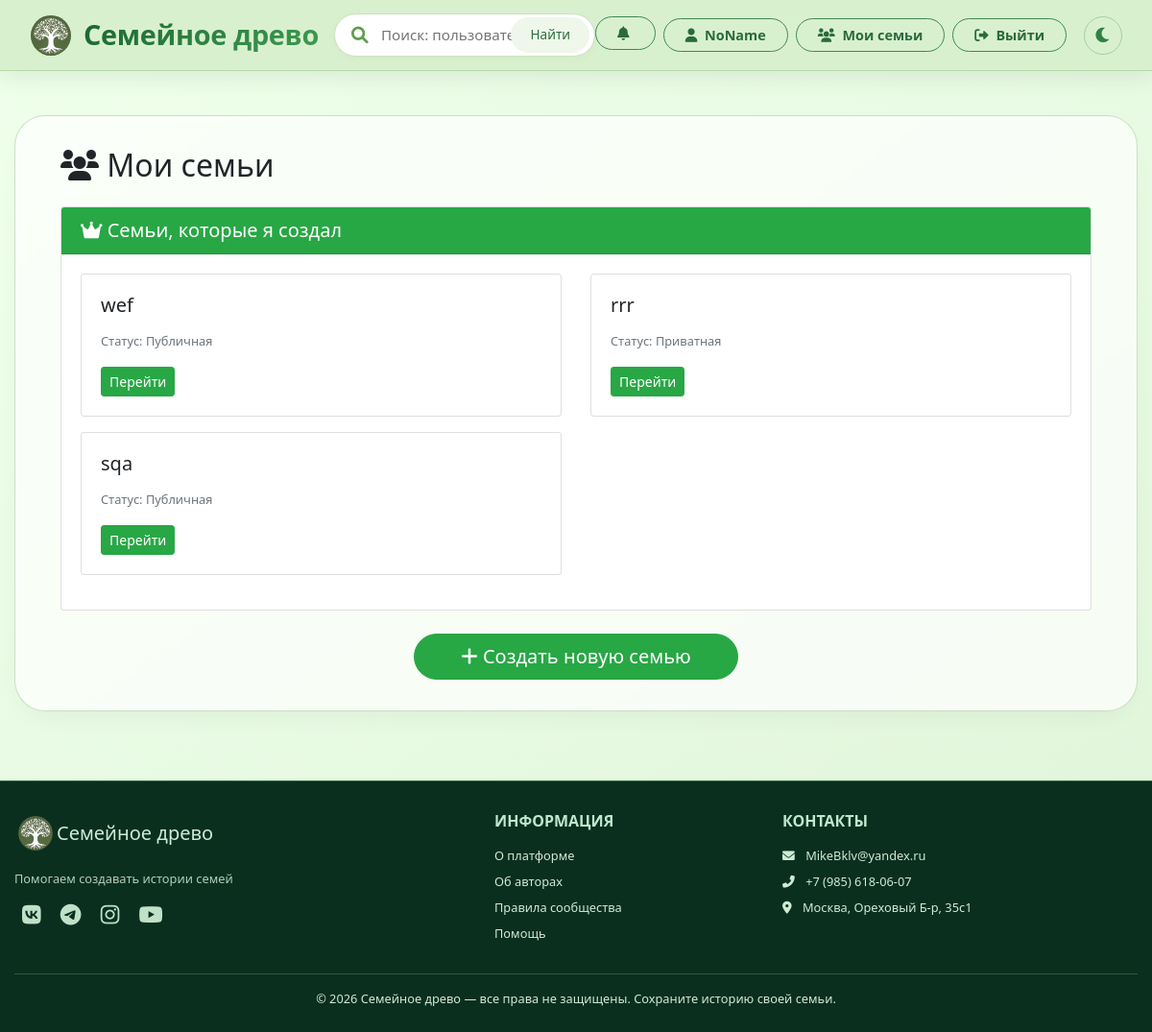
Page /my_families (signed in) on the committed database.
### data/users.py (models this page shows, shortened)
class User(SqlAlchemyBase, UserMixin):
    __tablename__ = 'users'
    id = sqlalchemy.Column(sqlalchemy.Integer,
                           primary_key=True, autoincrement=True)
    name = sqlalchemy.Column(sqlalchemy.String, nullable=True, unique=True)
    email = sqlalchemy.Column(sqlalchemy.String,
                              index=True, unique=True, nullable=True)
    hashed_password = sqlalchemy.Column(sqlalchemy.String, nullable=True)
    created_date = sqlalchemy.Column(sqlalchemy.DateTime,
                                     default=datetime.datetime.now)
    is_admin = sqlalchemy.Column(sqlalchemy.Boolean, default=False, nullable=False)
    avatar = sqlalchemy.Column(sqlalchemy.String, nullable=True)

### data/families.py (models this page shows, shortened)
class Family(SqlAlchemyBase):
    __tablename__ = 'families'
    id = sqlalchemy.Column(sqlalchemy.Integer,
                           primary_key=True, autoincrement=True)
    family_name = sqlalchemy.Column(sqlalchemy.String, nullable=True)
    status = sqlalchemy.Column(sqlalchemy.Boolean, nullable=True)
    creator = sqlalchemy.Column(sqlalchemy.String, nullable=True)  # ID создателя
    editors = sqlalchemy.Column(sqlalchemy.String, nullable=True)  # JSON список редакторов
    members = sqlalchemy.Column(sqlalchemy.String, nullable=True)  # JSON список участников (все)
    persons = sqlalchemy.Column(sqlalchemy.String, nullable=True)
    data = sqlalchemy.Column(sqlalchemy.JSON, nullable=True)
    created_date = sqlalchemy.Column(sqlalchemy.DateTime,
                                     default=datetime.datetime.now)

### main.py (the view)
@app.route('/my_families')
@login_required
def my_families():
    db_sess = db_session.create_session()
    try:
        created_families = db_sess.query(Family).filter(
            Family.creator == str(current_user.id)
        ).all()
        all_families = db_sess.query(Family).all()
        member_families = []
        for family in all_families:
            members = json.loads(family.members) if family.members else []
            if str(current_user.id) in members and family.creator != str(current_user.id):
                member_families.append(family)
        return render_template('my_families.html',
                               created_families=created_families,
                               member_families=member_families)
    finally:
        db_sess.close()

### data/db_session.py (called while the page is built)
def create_session() -> Session:
    global __factory
    if not __factory:
        raise Exception("Вы должны вызвать global_init() перед созданием сессии")
    return __factory()

### main.py (called while the page is built)
@login_manager.user_loader
def load_user(user_id):
    db_sess = db_session.create_session()
    return db_sess.get(User,user_id)

### templates/my_families.html (shortened to what this page needs)
{% extends "base.html" %}
{% block content %}
<div class="container">
    <h2 class="mb-4"><i class="fas fa-users"></i> Мои семьи</h2>
    {% if created_families %}
        <div class="card mb-4">
            <div class="card-header bg-success text-white">
                <h5 class="mb-0"><i class="fas fa-crown"></i> Семьи, которые я создал</h5>
            </div>
            <div class="card-body">
                <div class="row">
                    {% for family in created_families %}
                        <div class="col-md-6 mb-3">
                            <div class="card h-100">
                                <div class="card-body">
                                    <h5 class="card-title">{{ family.family_name }}</h5>
                                    <p class="card-text">
                                        <small class="text-muted">
                                            Статус: {% if family.status %}Публичная{% else %}Приватная{% endif %}
                                        </small>
                                    </p>
                                    <a href="{{ url_for('families.family_page', family_id=family.id) }}" class="btn btn-sm btn-success">
                                        Перейти
                                    </a>
                                </div>
                            </div>
                        </div>
                    {% endfor %}
                </div>
            </div>
        </div>
    {% endif %}
    <div class="mt-4 text-center">
        <a href="{{ url_for('families.create_family') }}" class="btn btn-success btn-lg rounded-pill px-5">
            <i class="fas fa-plus"></i> Создать новую семью
        </a>
    </div>
</div>
{% endblock %}

### templates/base.html (shortened to what this page needs)
<!doctype html>
<html lang="ru">
<head>
    <link rel="stylesheet"
          href="https://stackpath.bootstrapcdn.com/bootstrap/4.4.1/css/bootstrap.min.css"
>
    <link rel="stylesheet" href="https://cdnjs.cloudflare.com/ajax/libs/font-awesome/6.0.0-beta3/css/all.min.css">
    <link rel="stylesheet" href="{{ url_for('static', filename='css/notifications.css') }}">
    <link rel="stylesheet" href="/static/css/dark_theme.css">
</head>
<body>
<div class="wrapper">
    <header>
        <nav class="navbar navbar-expand-lg navbar-light bg-leaf fixed-top">
            <div class="container">
                <a class="navbar-brand" href="/">
                    <div href="/" class="logo-icon-nav" style="background: none; box-shadow: none;">
                        <img src="/static/img/icon.png" alt="Лого" style="width: 42px; height: 42px; border-radius: 21px;">
                    </div>
                    <h2 class="d-none d-sm-inline-block">Семейное древо</h2>
                </a>
                <div class="collapse navbar-collapse" id="navbarMain">
                    <div class="search-wrapper mx-auto">
                        <form class="search-form" action="{{ url_for('search.search') }}" method="get">
                            <input type="text" class="search-input" id="globalSearchInput"
                                   name="q"
                                   placeholder="Поиск: пользователи, семьи, родственники..."
                                   aria-label="Поиск">
                            <button type="submit" class="search-btn">Найти</button>
                        </form>
                    </div>
                    <ul class="navbar-nav ml-auto">
                        {% if current_user.is_authenticated %}
                        <li class="nav-item notification-dropdown mr-2">
                            <div class="notification-btn-wrapper">
                                <button class="btn btn-leaf-outline notification-trigger">
                                    <i class="fas fa-bell mr-1"></i>
                                    {% set messages = get_flashed_messages(with_categories=true) %}
                                </button>
                            </div>
                        </li>
                        {% endif %}
                        {% if current_user.is_authenticated %}
                        <div class="auth-buttons ml-auto d-flex align-items-center">
                            <a href="{{ url_for('auth.view_profile', user_id=current_user.id) }}" class="btn btn-leaf-outline mr-2">
                                <i class="fas fa-user mr-1"></i> {{ current_user.name }}
                            </a>
                            <a href="{{ url_for('families.my_families') }}" class="btn btn-leaf-outline mr-2">
                                <i class="fas fa-users mr-1"></i> Мои семьи
                            </a>
                            <a href="{{ url_for('auth.logout') }}" class="btn btn-leaf-outline mr-2">
                                <i class="fas fa-sign-out-alt mr-1"></i> Выйти
                            </a>
                            <button class="navbar-theme-toggle" id="navbarThemeToggle" title="Переключить тему">
                                <i class="fas fa-moon"></i>
                            </button>
                        </div>
                        {% endif %}
                    </ul>
                </div>
            </div>
        </nav>
        <div style="height: 88px;"></div>
    </header>
    <main role="main" class="container">
        <div class="content-block">
            {% block content %}{% endblock %}
        </div>
    </main>
</div>
<footer class="footer-emerald">
    <div class="container">
        <div class="row">
            <div class="col-md-5 mb-4 mb-md-0">
                <div class="d-flex align-items-center">
                    <div class="logo-icon-nav" style="background: none; box-shadow: none;">
                        <img src="/static/img/icon.png" alt="Лого" style="width: 36px; height: 36px; border-radius: 18px;">
                    </div>
                    <h5 class="mb-0 font-weight-light">Семейное древо</h5>
                </div>
                <p class="mt-3 small" style="opacity: 0.85;">Помогаем создавать истории семей</p>
                <div class="social-icons mt-2">
                    <a href="#" aria-label="VK"><i class="fab fa-vk"></i></a>
                    <a href="#" aria-label="Telegram"><i class="fab fa-telegram-plane"></i></a>
                    <a href="#" aria-label="Instagram"><i class="fab fa-instagram"></i></a>
                    <a href="#" aria-label="YouTube"><i class="fab fa-youtube"></i></a>
                </div>
            </div>
            <div class="col-md-3 mb-4 mb-md-0">
                <h6 class="text-uppercase mb-3" style="color: #c0e8cc; font-weight: 600;">Информация</h6>
                <ul class="list-unstyled small">
                    <li><a href="#" class="text-reset">О платформе</a></li>
                    <li class="mt-2"><a href="#" class="text-reset">Об авторах</a></li>
                    <li class="mt-2"><a href="#" class="text-reset">Правила сообщества</a></li>
                    <li class="mt-2"><a href="#" class="text-reset">Помощь</a></li>
                </ul>
            </div>
            <div class="col-md-4">
                <h6 class="text-uppercase mb-3" style="color: #c0e8cc; font-weight: 600;">Контакты</h6>
                <ul class="list-unstyled small">
                    <li><i class="fas fa-envelope mr-2"></i> MikeBklv@yandex.ru</li>
                    <li class="mt-2"><i class="fas fa-phone-alt mr-2"></i> +7 (985) 618-06-07</li>
                    <li class="mt-2"><i class="fas fa-map-marker-alt mr-2"></i> Москва, Ореховый Б-р, 35с1</li>
                </ul>
            </div>
        </div>
        <div class="border-top-light pt-3 mt-3 text-center small">
            &copy; 2026 Семейное древо — все права не защищены. Сохраните историю своей семьи.
        </div>
    </div>
</footer>
</body>
</html>

### static/css/notifications.css (style rules this page uses)
.notification-dropdown { position: relative; display: inline-block; }

### templates/base.html (style rules this page uses)
body { background: linear-gradient(145deg, #efffeb 0%, #e0f5da 100%); font-family: 'Segoe UI', 'Roboto', system-ui, -apple-system, sans-serif; display: flex; flex-direction: column; min-height: 100vh; transition: background 0.3s ease, color 0.3s ease; }
.wrapper { flex: 1; }
.navbar-light.bg-leaf { background-color: #d9f0cf !important; box-shadow: 0 8px 20px rgba(60, 100, 40, 0.1); border-bottom: 1px solid #b8daaa; padding: 0.6rem 1rem; transition: background 0.3s ease, box-shadow 0.3s ease, border-color 0.3s ease; }
.logo-icon-nav { background: #2f8243; width: 44px; height: 44px; border-radius: 30px; display: inline-flex; align-items: center; justify-content: center; box-shadow: 0 5px 12px rgba(47, 130, 67, 0.25); transition: 0.2s; }
.navbar-brand h2 { font-weight: 700; background: linear-gradient(135deg, #1a6630, #3d9b52); background-clip: text; -webkit-background-clip: text; color: transparent; letter-spacing: -0.3px; margin-bottom: 0; font-size: 1.8rem; transition: background 0.3s ease; }
.navbar-brand { display: flex !important; align-items: center !important; gap: 12px; }
.navbar-brand h2 { margin-bottom: 0 !important; line-height: 1.2 !important; }
.logo-icon-nav { display: inline-flex !important; align-items: center !important; justify-content: center !important; line-height: 0; }
.logo-icon-nav img { display: block; vertical-align: middle; }
.search-wrapper { flex: 1; max-width: 480px; margin: 0 20px; }
.search-form { width: 100%; position: relative; }
.search-input { width: 100%; border: none; background: white; border-radius: 60px; padding: 10px 20px 10px 48px; font-size: 0.95rem; box-shadow: 0 2px 8px rgba(0, 0, 0, 0.03), inset 0 1px 2px rgba(0,0,0,0.02); transition: all 0.25s; border: 1px solid #cae3c0; font-weight: 400; color: #1c3a24; }
.search-btn { position: absolute; right: 6px; top: 4px; bottom: 4px; background: #eef7e9; border: none; border-radius: 50px; padding: 0 20px; font-weight: 500; color: #2c6e3c; font-size: 0.85rem; transition: 0.2s; cursor: pointer; }
.btn-leaf-outline { border: 1.5px solid #3c8b50; background: transparent; color: #2a6b3c; border-radius: 40px; padding: 6px 22px; font-weight: 600; transition: 0.2s; font-size: 0.9rem; }
.content-block { background: rgba(255, 255, 255, 0.7); backdrop-filter: blur(2px); border-radius: 32px; padding: 2rem 2rem; margin: 2rem 0 3rem; box-shadow: 0 12px 28px -10px rgba(0, 0, 0, 0.06); border: 1px solid rgba(100, 150, 80, 0.3); min-height: 55vh; transition: background 0.3s ease, border-color 0.3s ease, box-shadow 0.3s ease; }
.container { max-width: 1400px !important }
.footer-emerald { background-color: #0a2f1f; color: #cfebd4; padding: 2rem 0 1.5rem; margin-top: 1.5rem; border-top: 1px solid #2b6e3c; transition: background 0.3s ease, color 0.3s ease, border-color 0.3s ease; }
.footer-emerald a { color: #bde5c4; transition: 0.2s; }
.border-top-light { border-top: 1px solid #2b5a3a; }
.social-icons i { font-size: 1.4rem; margin: 0 8px; transition: 0.2s; color: #c0e0c8; }
.navbar-theme-toggle { background: none; border: 1px solid rgba(47, 130, 67, 0.3); color: #2f8243; border-radius: 50%; width: 40px; height: 40px; display: flex; align-items: center; justify-content: center; cursor: pointer; transition: all 0.3s ease; font-size: 1.1rem; margin-left: 10px; }

### rows in the picture
User: name "NoName"
Family: family_name "wef", status "Публичная"
Family: family_name "rrr", status "Приватная"
Family: family_name "sqa", status "Публичная"
